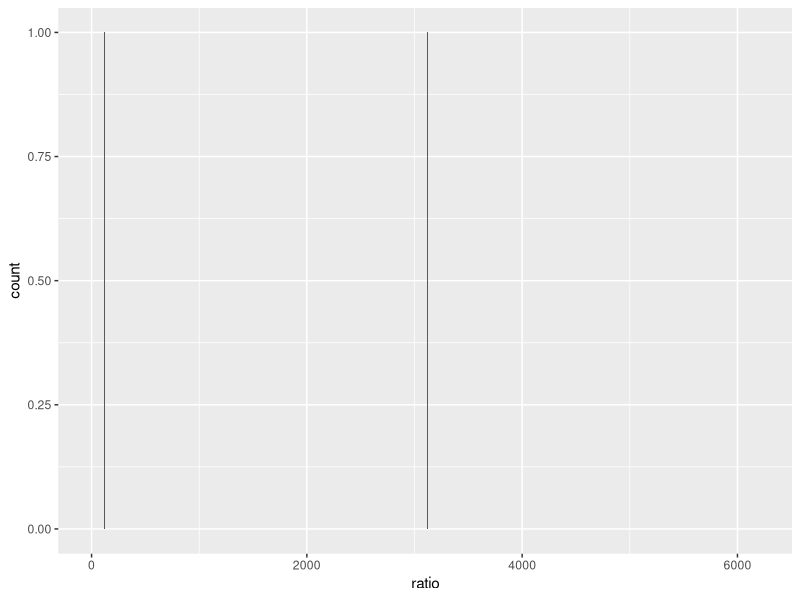

Here is the R script that generated this plot:
# Super PACs Distribution

setwd("~/data-analysis/super-PACs/")

require(readr)
require(dplyr)
require(ggplot2)

bycoffe2015 <- read_csv("bycoffe2015.csv")

dist <- bycoffe2015 %>% group_by(supports) %>% 
  mutate(threshold1=as.numeric(quantile(total, probs=c(0.95))),
         top5=ifelse(total>=threshold1, TRUE, FALSE), 
         threshold2=as.numeric(quantile(total, probs=c(0.05))),
         bottom5=ifelse(total<=threshold2, TRUE, FALSE)) %>% 
  summarize(total_raised=sum(total),
            avg_donor=total_raised/n(),
            from_top5=sum(ifelse(top5, total, 0)), 
            from_bottom5=sum(ifelse(bottom5, total, 0)), 
            ratio=from_top5/from_bottom5) %>% 
  arrange(desc(ratio))

ggplot(data=dist, aes(ratio))+geom_bar()
